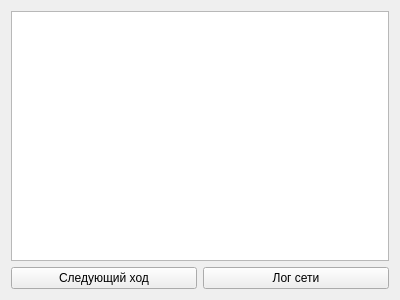
<?xml version="1.0" encoding="UTF-8"?>
<ui version="4.0">
 <class>DialogForm</class>
 <widget class="QWidget" name="DialogForm">
  <property name="geometry">
   <rect>
    <x>0</x>
    <y>0</y>
    <width>400</width>
    <height>300</height>
   </rect>
  </property>
  <property name="windowTitle">
   <string>Form</string>
  </property>
  <layout class="QGridLayout" name="gridLayout">
   <item row="2" column="0">
    <widget class="QPushButton" name="pushButton">
     <property name="text">
      <string>Следующий ход</string>
     </property>
    </widget>
   </item>
   <item row="2" column="1">
    <widget class="QPushButton" name="StatusOfOs">
     <property name="text">
      <string>Лог сети</string>
     </property>
    </widget>
   </item>
   <item row="1" column="0" colspan="2">
    <widget class="QTextBrowser" name="textBrowser"/>
   </item>
  </layout>
 </widget>
 <resources/>
 <connections/>
</ui>
